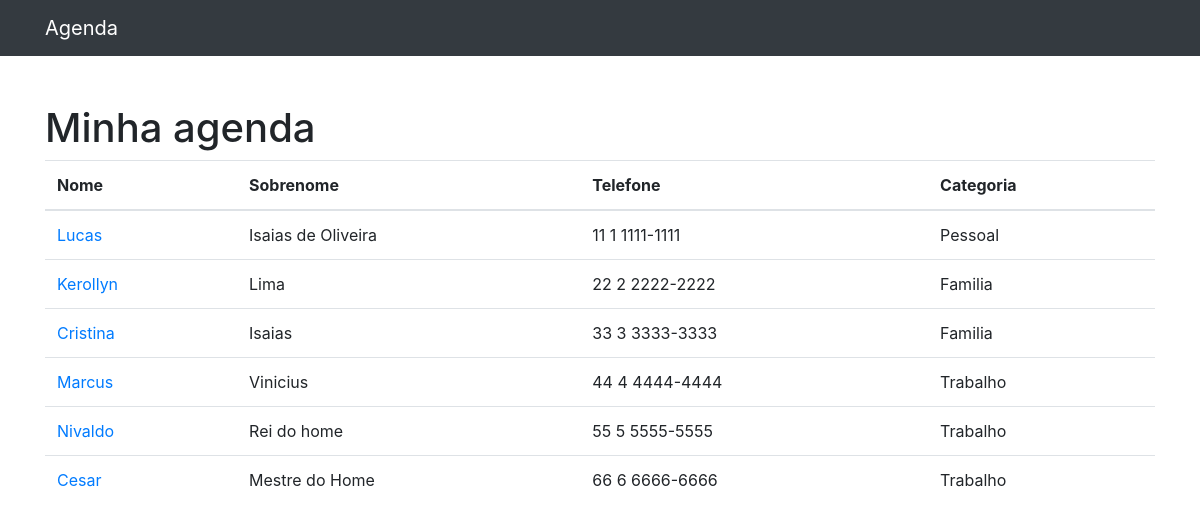
The page / on the database its author committed.
### contatos/models.py (models this page shows, shortened)
class Contato(models.Model):
    nome = models.CharField(max_length=255)
    sobrenome = models.CharField(max_length=255, blank=True)
    telefone = models.CharField(max_length=255)
    email = models.CharField(max_length=255, blank=True)
    data_criacao = models.DateTimeField(default=timezone.now)
    descricao = models.TextField(blank=True)
    categoria = models.ForeignKey(Categoria, on_delete=models.DO_NOTHING)
    mostrar = models.BooleanField(default=True)

class Categoria(models.Model):
    nome = models.CharField(max_length=255)
    def __str__(self):
        return self.nome

### contatos/views.py (the view)
# urls.py: path("", views.index, name="index"),
def index(request):
    contatos = Contato.objects.all()
    return render(
        request,
        "contatos/index.html",
        {"contatos": contatos},  # Passo a chave e o valor (contém todos os dados).
    )

### contatos/templates/contatos/index.html
{% extends 'base.html'%}
{%block conteudo%}
<h1 class="mt-5">Minha agenda</h1>
        <table class="table">
          <thead>
            <tr>
              <th>Nome</th>
              <th>Sobrenome</th>
              <th>Telefone</th>
              <th>Categoria</th>
            </tr>
          </thead>
          <tbody>
          {% for contato in contatos %}
          {% if contato.mostrar%}
            <tr>
              <td>
                <a href="{% url 'ver_contato' contato.id %}">{{ contato.nome }}</a>
              </td>
              <td>{{ contato.sobrenome }}</td>
              <td>{{ contato.telefone }}</td>
              <td>{{ contato.categoria }}</td>
            </tr>
          {% endif %}
          {% endfor %}
          </tbody>
        </table>
{%endblock%}

### rows shown on the page
Contato: nome "Lucas", sobrenome "Isaias de Oliveira", telefone "11 1 1111-1111", categoria "Pessoal"
Contato: nome "Kerollyn", sobrenome "Lima", telefone "22 2 2222-2222", categoria "Familia"
Contato: nome "Cristina", sobrenome "Isaias", telefone "33 3 3333-3333", categoria "Familia"
Contato: nome "Marcus", sobrenome "Vinicius", telefone "44 4 4444-4444", categoria "Trabalho"
Contato: nome "Nivaldo", sobrenome "Rei do home", telefone "55 5 5555-5555", categoria "Trabalho"
Contato: nome "Cesar", sobrenome "Mestre do Home", telefone "66 6 6666-6666", categoria "Trabalho"
